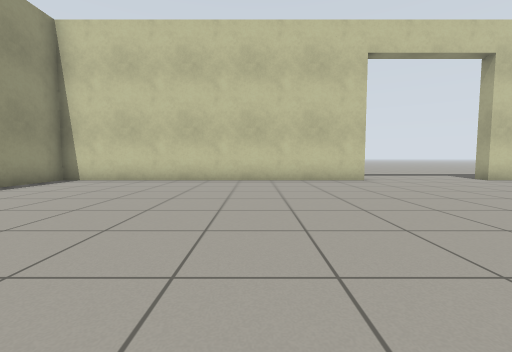
[1] (above)

16 first-person views from a walk through a Gazebo world. The camera is 0.72 m above the floor, tilts 4° down and sees 90° across. The floor is counted in squares, 1 m on a side. Each view is taken from the middle of a square. On the plan, view 1 faces up. The plan holds only what a view shows up to about 9 squares ahead; the rest is blank. The place goes on beyond the plan. The robots in the file are not drawn.

[2]
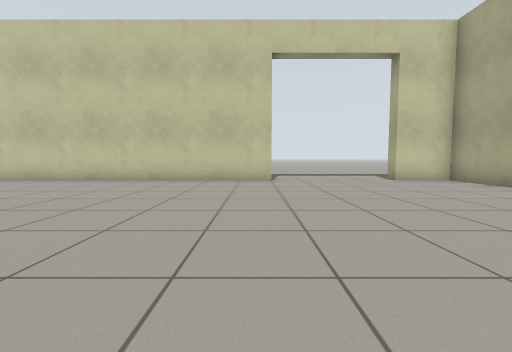

[3]
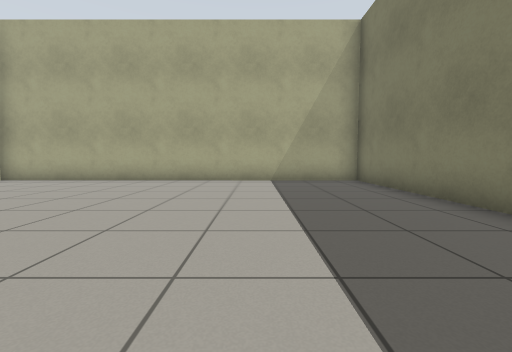

[4]
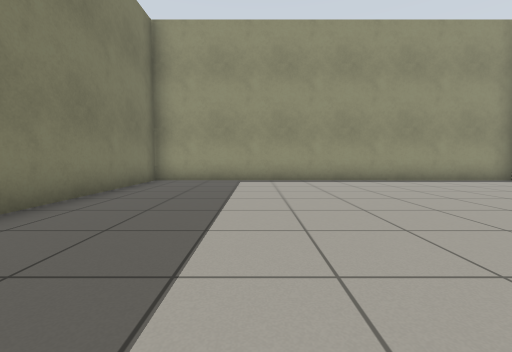

[5]
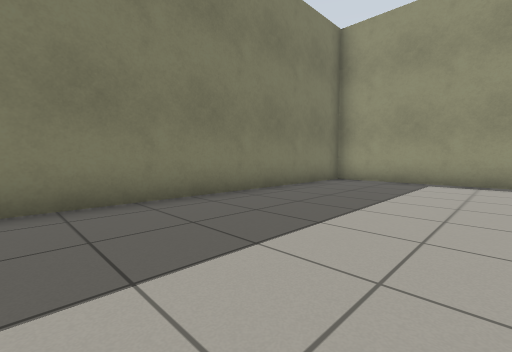

[6]
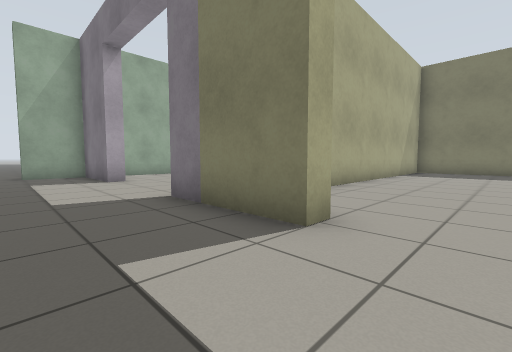

[7]
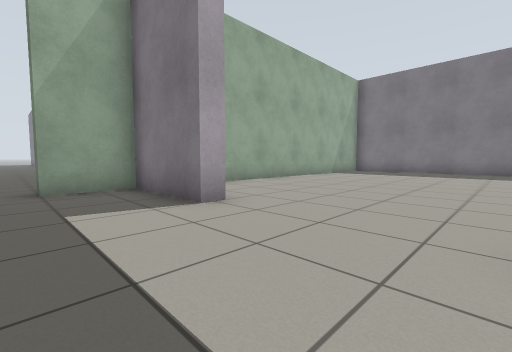

[8]
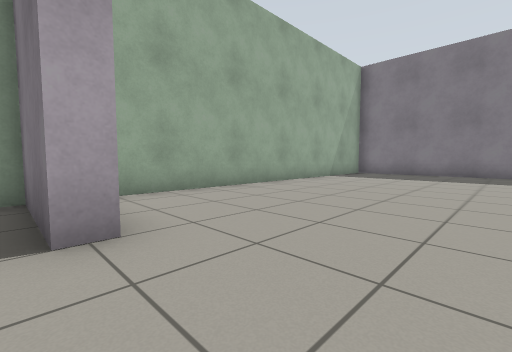

[9]
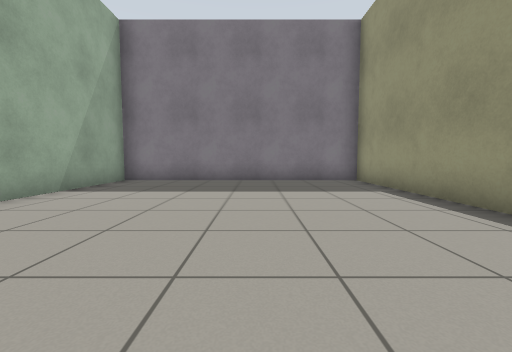

[10]
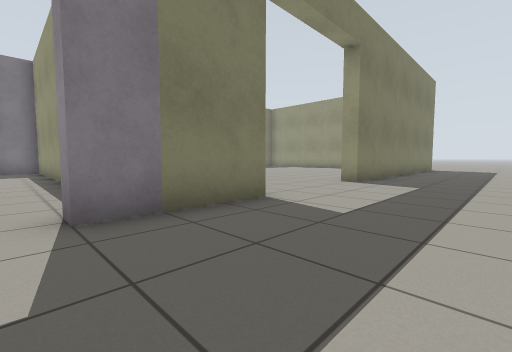

[11]
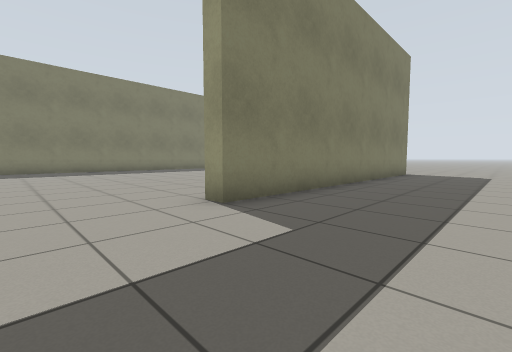

[12]
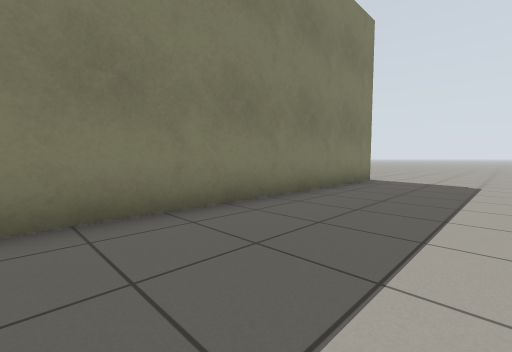

[13]
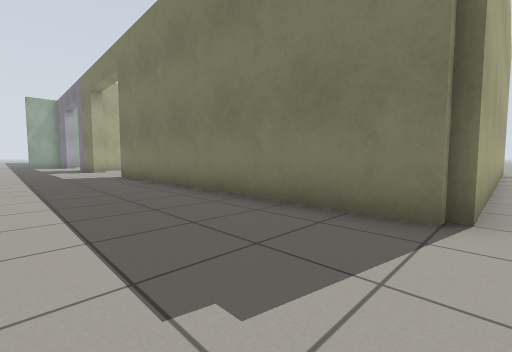

[14]
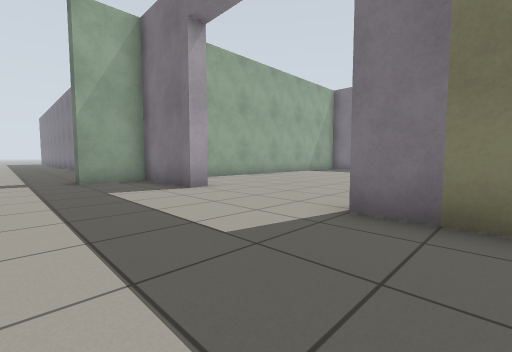

[15]
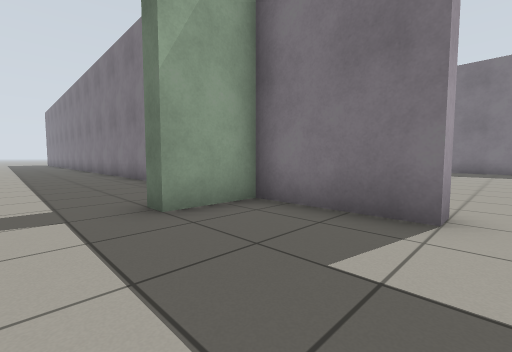

[16]
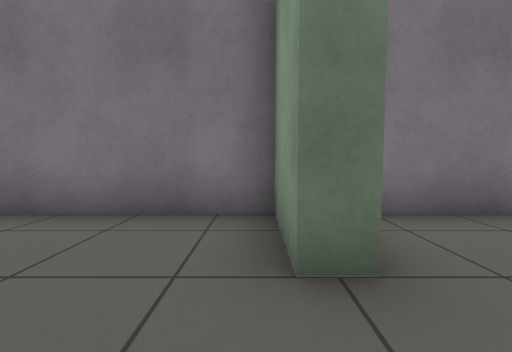

### Floor plan
Points are (right, up) in squares from view 1. A wall is a line through its corners. A room is listed if a view was taken in it or the views show most of it. See-through windows are left out.
Room 1 (views 1, 2, 3, 4, 5, 6, 7, 8, 9, 10, 11, 12, 13, 14, 15, 16)
walls: (9.7, 2.6) (9.7, -3.2) (17.2, -3.2) (17.2, 7.5); (4.1, -3.2) (9.2, -3.2) (9.3, 8.2) (7.5, 8.2) (7.5, 8.7) (10.5, 8.7) (10.5, 8.2); (14.5, 8.1) (14.5, 8.7) (17.2, 8.7) (17.3, 10.5) (17.8, 10.5) (17.8, 8.7) (23.5, 8.7); (-6.8, -0.6) (-6.7, 8.7) (3.5, 8.7) (3.5, 8.2) (-6.2, 8.2) (-6.3, -3.2) (2.1, -3.2)

Where each view was taken, in squares from view 1:
view 1: 0 up, 0 right, facing up
view 2: 0 up, 3 right, facing up
view 3: 0 up, 1 right, facing right
view 4: 0 up, 2 right, facing left
view 5: 1 up, 2 right, facing down-left
view 6: 11 up, 6 right, facing down-right
view 7: 11 up, 11 right, facing down-right
view 8: 9 up, 12 right, facing down-right
view 9: 5 up, 13 right, facing down
view 10: 12 up, 11 right, facing down-left
view 11: 12 up, 6 right, facing down-left
view 12: 12 up, 2 right, facing down-left
view 13: 12 up, 7 left, facing down-right
view 14: 12 up, 9 right, facing down-right
view 15: 12 up, 14 right, facing down-right
view 16: 12 up, 18 right, facing down
